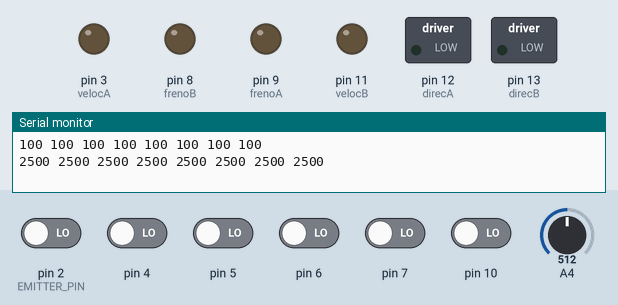
A sketch run on a simulated Arduino Uno, built with avr-gcc and run on an emulated ATmega328P. Parts: switched loads named in the sketch (green lamp = pin HIGH), output pins drawn as LEDs (lit = HIGH), the last lines printed to the serial monitor. The test bench sets the inputs (shaded band); at power-on: pin 2 (EMITTER_PIN), pin 4–7, pin 10 LOW, A4 = 512.

Above: at 13.3 s.
13.4 s: A4 set to 219
16.3 s: A4 set to 184
At 17.6 s:
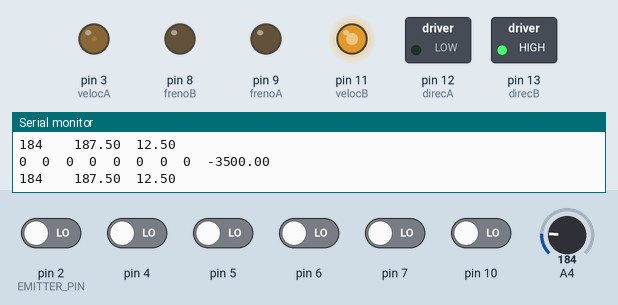
19.2 s: A4 set to 210
At 20.9 s:
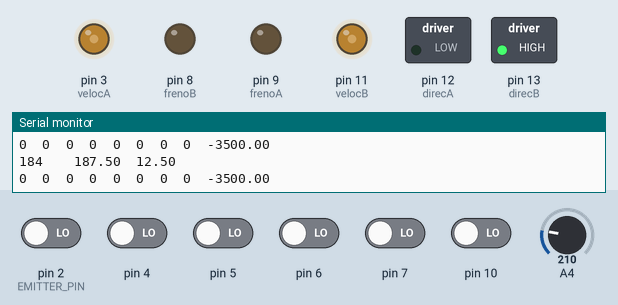
At 25.1 s:
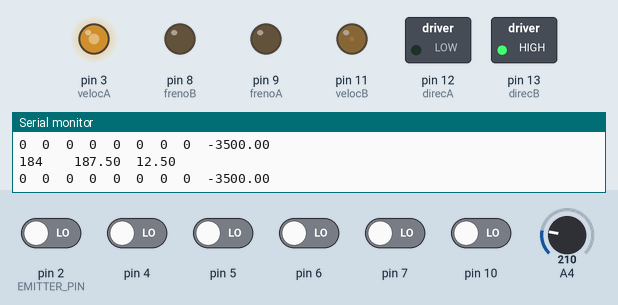
Timing chart, 0 to 31.3 s (numbered marks = the images above; inputs shaded):
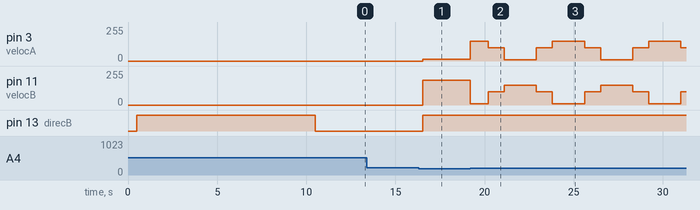

The sketch:

siguelineas.ino
```cpp
#include "QTRSensors.h"
#define NUM_SENSORS   8     // number of sensors used
#define TIMEOUT       2500  // waits for 2500 microseconds for sensor outputs to go low
#define EMITTER_PIN   2     // emitter is controlled by digital pin 2

// DEFINE'S  DE BURGOS Y DIAZ

#define vel_alta 150
#define vel_baja 10
#define vel_recta 100
#define deteccion_obstaculo 205
#define delay_salirse 1000
#define delay_recto 900
#define delay_entrar 800

// sensors 0 through 7 are connected to digital pins 3 through 10, respectively
QTRSensorsRC qtrrc((unsigned char[]) {0, 2, 4, 5, 6, 7, 10, 1},
NUM_SENSORS, TIMEOUT, EMITTER_PIN);
unsigned int sensorValues[NUM_SENSORS];


double e;         // error, posicion de la linea
bool carril=1;    //  1 = carril derecho; 0 = carril izquierdo
double vi,vd;   //   velocidades de las ruedas derecha e izquierda

const double V=100; //Velocidad de referencia
const double K=0.025; //Constante de proporcionalidad P (multiplicará al error)

const int velocA = 3;  /* Motor A: derecho */
const int direcA = 12; /* Motor B: izquierdo */
const int frenoA = 9;

const int velocB = 11;
const int direcB = 13;
const int frenoB = 8;


void setup()
{
  delay(500);

  pinMode (A4, INPUT);

  pinMode (velocA, OUTPUT);
  pinMode (direcA, OUTPUT);
  pinMode (frenoA, OUTPUT);

  pinMode (velocB, OUTPUT);
  pinMode (direcB, OUTPUT);
  pinMode (frenoB, OUTPUT);

  pinMode(13, OUTPUT);
  digitalWrite(13, HIGH);    // turn on Arduino's LED to indicate we are in calibration mode

  for (int i = 0; i < 400; i++)  // make the calibration take about 10 seconds // la calibracion dura 10 segundos
  {
    qtrrc.calibrate();       // reads all sensors 10 times at 2500 us per read (i.e. ~25 ms per call)
  }
  digitalWrite(13, LOW);     // turn off Arduino's LED to indicate we are through with calibration //


  // print the calibration minimum values measured when emitters were on
  Serial.begin(9600);
  for (int i = 0; i < NUM_SENSORS; i++)
  {
    Serial.print(qtrrc.calibratedMinimumOn[i]);
    Serial.print(' ');
  }
  Serial.println();

  // print the calibration maximum values measured when emitters were on
  for (int i = 0; i < NUM_SENSORS; i++)
  {
    Serial.print(qtrrc.calibratedMaximumOn[i]);
    Serial.print(' ');
  }
  Serial.println();
  Serial.println();
  delay(1000);

 //BLOQUEO DE SALIDA (bloqueamos al robot para que no salga, tapando el sensor de distancia de delante[pin analógico 4]. Se desbloquea destapandolo )
  while (analogRead(A4) > 200) {
    delay(1000);
}
}


void loop()
{

    Serial.print(analogRead(A4));
    Serial.print('\t');
    Serial.print('\t');
    Serial.print(vi);
    Serial.print('\t');
    Serial.println(vd);


  // read calibrated sensor values and obtain a measure of the line position from 0 to 7000
double position = qtrrc.readLine(sensorValues);

  // print the sensor values as numbers from 0 to 1000, where 0 means maximum reflectance and
  // 1000 means minimum reflectance, followed by the line position
  for (unsigned char i = 0; i < NUM_SENSORS; i++)
  {
    Serial.print(sensorValues[i]);
    Serial.print('\t');
  }

  //Calculamos el error, y obtenemos el valor de las velocidades(proporcionales al error, y en referencia a V)
  e=position-3500;
  vi= V-K*e;
  vd= V+K*e;
  //if((sensorValues[1]<=200)&&(sensorValues[2]<=200)&&(sensorValues[3]<=200)&&(sensorValues[4]<=200)&&(sensorValues[5]<=200)&&(sensorValues[6]<=200)) e=0;

  Serial.println(e);

  //Bloqueo para adelantar en caso de detectar un obstaculo
   while (analogRead(A4) > deteccion_obstaculo) {  // hemos puesto 'if' y no 'while' para que haga la secuencia de cambio de carril al ver el obstaculo y no MIENTRAS lo este viendo
    if (carril == 1){                        //Cambia del carril derecho al izquierdo
        digitalWrite(direcA, LOW);
        digitalWrite(frenoA, LOW);
        analogWrite(velocA, vel_alta);    // rueda derecha gira mas rapido
        digitalWrite(direcB, HIGH);
        digitalWrite(frenoB, LOW);
        analogWrite(velocB, vel_baja);

        delay(delay_salirse);

        digitalWrite(direcA, LOW);
        digitalWrite(frenoA, LOW);
        analogWrite(velocA, vel_recta);  // ambas ruedas a la misma velocidad
        digitalWrite(direcB, HIGH);
        digitalWrite(frenoB, LOW);
        analogWrite(velocB, vel_recta);

        delay(delay_recto);

        digitalWrite(direcA, LOW);
        digitalWrite(frenoA, LOW);
        analogWrite(velocA, vel_baja);  //endereza para volver a la linea
        digitalWrite(direcB, HIGH);
        digitalWrite(frenoB, LOW);
        analogWrite(velocB, vel_alta);

        delay(delay_entrar);

        carril=0;
        e=0;

    }
    else {                                //Cambia del carril izquierdo al derecho
        digitalWrite(direcA, LOW);
        digitalWrite(frenoA, LOW);
        analogWrite(velocA, vel_baja);   //rueda izquierda gira mas rapido
        digitalWrite(direcB, HIGH);
        digitalWrite(frenoB, LOW);
        analogWrite(velocB, vel_alta);

        delay(delay_salirse);

        digitalWrite(direcA, LOW);
        digitalWrite(frenoA, LOW);
        analogWrite(velocA, vel_recta);  // ambas ruedas a la misma velocidad
        digitalWrite(direcB, HIGH);
        digitalWrite(frenoB, LOW);
        analogWrite(velocB, vel_recta);

        delay(delay_recto);

        digitalWrite(direcA, LOW);
        digitalWrite(frenoA, LOW);
        analogWrite(velocA, vel_alta);  //endereza para volver a la linea
        digitalWrite(direcB, HIGH);
        digitalWrite(frenoB, LOW);
        analogWrite(velocB, vel_baja);

        delay(delay_entrar);

        carril=1;
        e=0;

    }

    }

  //Funcionamiento normal del siguelinas (usando vi y vd)
        digitalWrite(direcA, LOW);
        digitalWrite(frenoA, LOW);
        analogWrite(velocA, vd);
        digitalWrite(direcB, HIGH);
        digitalWrite(frenoB, LOW);
        analogWrite(velocB, vi);


  //     digitalWrite(frenoA, HIGH);
  //     digitalWrite(frenoB, HIGH);
  //      delay(2000);

  }
```

Measured:
- the behaviour switches between 201 and 200 on A4 (found by bisection; images 0 and 1)
- after the input at 13.4 s, every drawn part: stays the same
- after the input at 16.3 s, pin 3 (velocA): 0/255 → 12/255 after 0.22 s; pin 11 (velocB): 0/255 → 187/255 after 0.22 s; pin 13 (direcB): LOW → HIGH after 0.22 s
- after the input at 19.2 s, pin 3 (velocA): 12/255 → 150/255 at once, then repeats every 5.4 s: 100/255 0.90 s, 10/255 1.8 s, 100/255 0.90 s, 150/255 1.8 s; pin 11 (velocB): 187/255 → 10/255 at once, then repeats every 5.4 s: 100/255 0.90 s, 150/255 1.8 s, 100/255 0.90 s, 10/255 1.8 s
